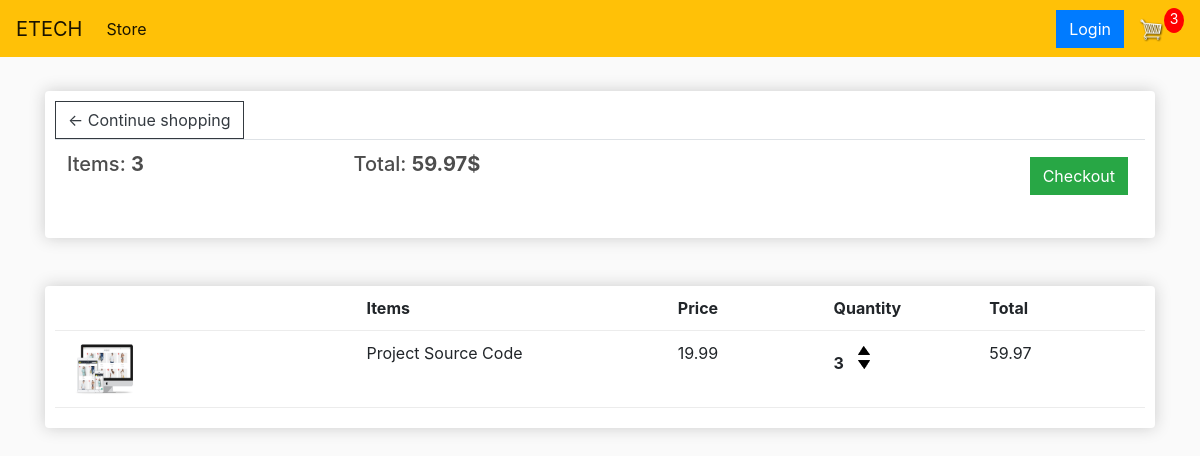
/Cart (signed in), run on an earlier commit of the app's database.
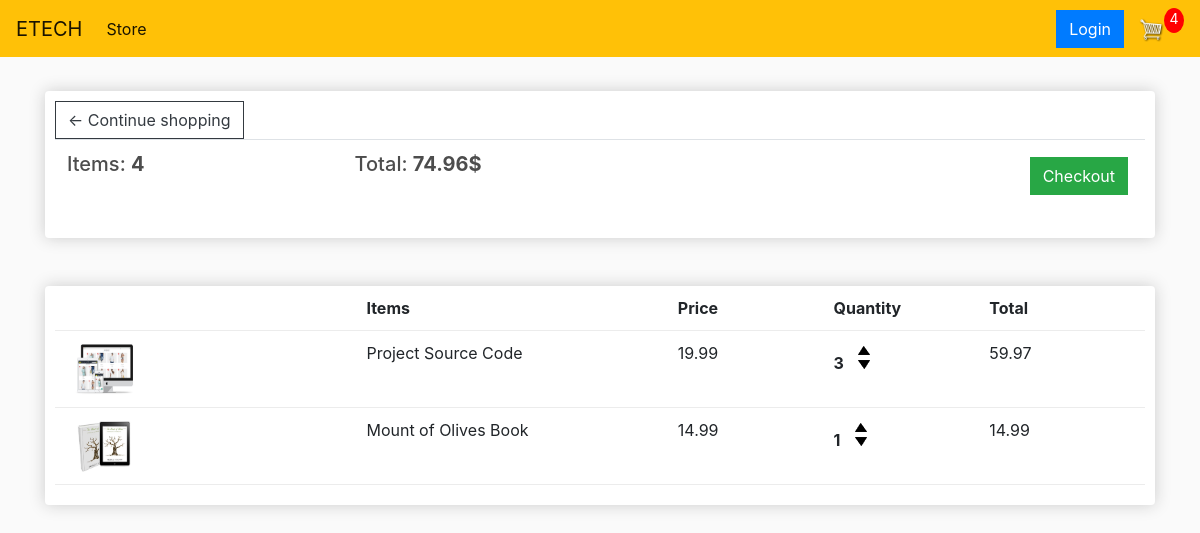
And on a later commit of the database.
### store/models.py (models this page shows, shortened)
class Order(models.Model):
    customer = models.ForeignKey(Customer, on_delete=models.SET_NULL, null=True, blank=True)
    date_ordered = models.DateTimeField(auto_now_add=True)
    complete = models.BooleanField(default=False)
    transaction_id = models.CharField(max_length=100, null=True)
    @property
    def get_card_total(self):
        orderitem = self.orderitem_set.all()
        total = sum([item.get_total for item in orderitem])
        return total
    @property
    def get_card_item(self):
        orderitem = self.orderitem_set.all()
        total = sum([item.quantity for item in orderitem])
        return total

class OrderItem(models.Model):
    product = models.ForeignKey(Product, on_delete=models.SET_NULL, null=True, blank=True)
    order = models.ForeignKey(Order, on_delete=models.SET_NULL, null=True, blank=True)
    quantity = models.IntegerField(default=0, null=True, blank=True)
    date_added = models.DateTimeField(auto_now_add=True)
    @property
    def get_total(self):
        total = self.product.price * self.quantity
        return total

class Product(models.Model):
    name = models.CharField(max_length=255, null=True)
    price = models.DecimalField(max_digits=7, decimal_places=2)
    digital = models.BooleanField(default=False, null=True, blank=False)
    image = models.ImageField(null=True, blank=True)
    @property
    def imageURL(self):
        try:
            url = self.image.url
        except:
            url = ''
        return url

### store/views.py (the view)
# urls.py: path('Cart', views.cart, name='cart'),
def cart(request):
    data = cartData(request)
    CartItems = data['cartItems']
    order = data['order']
    items = data['items']
    context = {'items': items, 'order': order, 'CartItems': CartItems}
    return render(request, 'store/Cart.html', context)

### store/utils.py (called while the page is built)
def cartData(request):
    if request.user.is_authenticated:
        customer = request.user.customer
        order, created = Order.objects.get_or_create(customer=customer, complete=False)
        items = order.orderitem_set.all()
        CartItems = order.get_card_item
    else:
        cookieData = cookieCart(request)
        CartItems = cookieData['cartItems']
        order = cookieData['order']
        items = cookieData['items']
    return {'cartItems': CartItems, 'order': order, 'items': items}

### store/templates/store/Cart.html
{% extends 'main.html' %}
{% load static %}
{% block content %}
<div class="row">
    <div class="col-lg-12">
        <div class="box-element">
            <a class="btn btn-outline-dark" href="{% url 'store' %}">&#x2190; Continue shopping </a>
            <table class="table">
                <tr>
                    <th><h5>Items: <strong>{{ order.get_card_item }}</strong></h5></th>
                    <th><h5>Total: <strong>{{ order.get_card_total | floatformat:2 }}$</strong></h5></th>
                    <th>
                        <a style="float:right; margin: 5px" class="btn btn-success" href="{% url 'checkout' %}">Checkout</a>
                    </th>
                </tr>
            </table>
        </div>
        <br>
        <br>
        <div class="box-element">
            <div class="cart-row">
                <div style="flex: 2"></div>
                <div style="flex: 2"><strong>Items</strong></div>
                <div style="flex: 1"><strong>Price</strong></div>
                <div style="flex: 1"><strong>Quantity</strong></div>
                <div style="flex: 1"><strong>Total</strong></div>
            </div>
            {% for item in items %}
            <div class="cart-row">
		        <div style="flex:2"><img class="row-image" src="{{ item.product.imageURL }}"></div>
		        <div style="flex:2"><p>{{ item.product.name }}</p></div>
		        <div style="flex:1"><p>{{ item.product.price | floatformat:2 }}</p></div>
		        <div style="flex:1">
			        <p class="quantity">{{ item.quantity }}</p>
			            <div class="quantity">
				            <img  data-product="{{ item.product.id }}"  data-action="add" class="chg-quantity update-cart" src="{% static  'image/arrow-up.png' %}">
				            <img data-product="{{ item.product.id }}" data-action="remove" class="chg-quantity update-cart" src="{% static  'image/arrow-down.png' %}">
			            </div>
                </div>
		            <div style="flex:1"><p>{{ item.get_total }}</p></div>
            </div>
            {% endfor %}
        </div>
    </div>
</div>
{% endblock %}

What changed in the data, as far as the page shows it:
computed for Order: get_card_item "3" → "4"; get_card_total "59.97" → "74.96"
added OrderItem: product.imageURL (picture), product.name "Mount of Olives Book", product.price "14.99", quantity "1", get_total "14.99"
Also different on the page:
{{ CartItems }}: "3" → "4"
